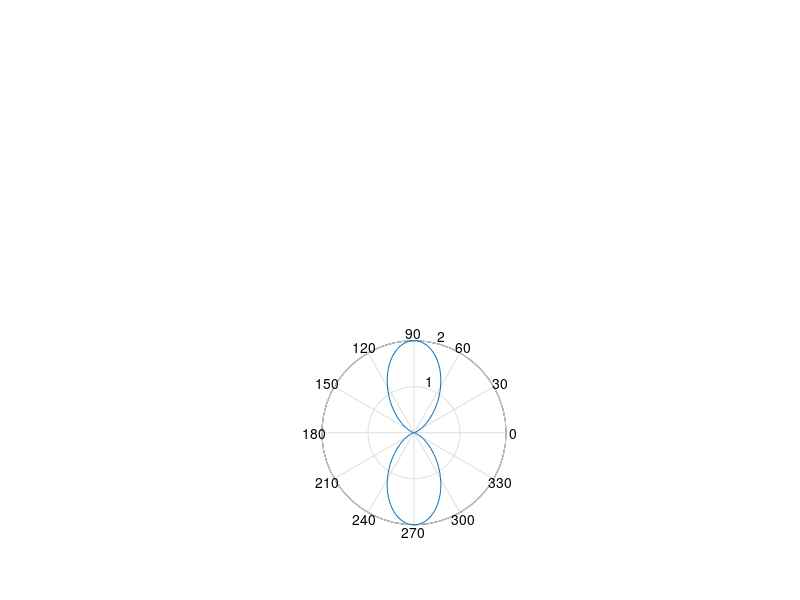

Here is the MATLAB script that generated this plot:
%23A91A0416 
%D S S G PRATHAP 
%ECE-A 
lambda=input('enter your value of wavelength = '); 
l=input('enter the dipole length l= '); 
ratio=l/lambda; 
B=(2*pi/lambda); 
theta=pi/100:pi/100:2*pi; 
if ratio<=0.1 
    E=sin(theta); 
    En=abs(E); 
    subplot(2,1,1); 
    polar(theta,En); 
else 
    f1=cos(B*l/2.*cos(theta)); 
    f2=cos(B*l/2); 
    f3=sin(theta); 
    E=(f1-f2)./f3; 
    En=abs(E); 
    subplot(2,1,2) 
    polar(theta,En); 
end 
